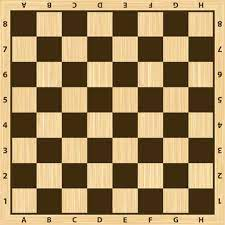
#> input picture CV/Week6/resources/lines.jpg, 225 x 225 px, found by its file name
$ python prog_Harris.py
#> lines starting #> are read from the running program, lines starting #| are printed output that depends on the picture
#> further down, img is the input picture: shape (225, 225, 3); mean B, G, R 95.7, 138.1, 164.2
#Harris corner Detection from scratch
import cv2
import numpy as np
import matplotlib.pyplot as plt

SOBEL_X = np.array((
    [-1, 0, 1],
    [-2, 0, 2],
    [-1, 0, 1]), dtype="int32")

# Sobel y-axis kernel
SOBEL_Y = np.array((
    [-1, -2, -1],
    [0, 0, 0],
    [1, 2, 1]), dtype="int32")

# Gaussian kernel
GAUSS = np.array((
    [1/16, 2/16, 1/16],
    [2/16, 4/16, 2/16],
    [1/16, 2/16, 1/16]), dtype="float64")

def convolve(img, kernel):
    if kernel.shape[0] % 2 != 1 or kernel.shape[1] % 2 != 1:
        raise ValueError("Only odd dimensions on filter supported")

    img_height = img.shape[0]
    img_width = img.shape[1]
    pad_height = kernel.shape[0] // 2
    pad_width = kernel.shape[1] // 2
    pad = ((pad_height, pad_height), (pad_height, pad_width))
    g = np.empty(img.shape, dtype=np.float64)
    img = np.pad(img, pad, mode='constant', constant_values=0)
    for i in np.arange(pad_height, img_height + pad_height):
        for j in np.arange(pad_width, img_width + pad_width):
            roi = img[i - pad_height:i + pad_height +
                                     1, j - pad_width:j + pad_width + 1]
            g[i - pad_height, j - pad_width] = (roi * kernel).sum()
    if (g.dtype == np.float64):
        kernel = kernel / 255.0
        kernel = (kernel * 255).astype(np.uint8)
    else:
        g = g + abs(np.amin(g))
        g = g / np.amax(g)
        g = (g * 255.0)
    return g

def harris(img, threshold=0.6):
#> called with threshold = 0.75
    img_cpy = img.copy() # copying image
    img1_gray = cv2.cvtColor(img, cv2.COLOR_BGR2GRAY) # grayscaling
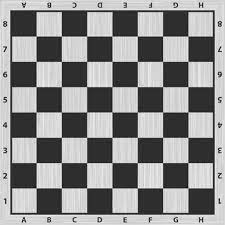
#> img1_gray: shape (225, 225); min 6, max 249, mean 141.1
    dx = convolve(img1_gray, SOBEL_X) # convolving with sobel filter on X-axis
    dy = convolve(img1_gray, SOBEL_Y) # convolving with sobel filter on Y-axis
#> after the loop in convolve (call 2), `for i in np.arange(pad_height, img_height + pad_height):`:
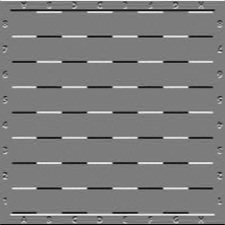
#> g: shape (225, 225) float64; min -894, max 934, mean 0.1; drawn with min black and max white
    dx2 = np.square(dx) #Square of Derivative
    dy2 = np.square(dy) #Square of Derivative
    dxdy = dx*dy  #cross filtering
    # gauss filter for all directions (x,y,cross axis)
    g_dx2 = convolve(dx2, GAUSS)
#> after the loop in convolve (call 3), `for i in np.arange(pad_height, img_height + pad_height):`:
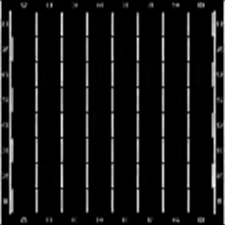
#> g: shape (225, 225) float64; min 0, max 453807.6, mean 38613.5; drawn with min black and max white
    g_dy2 = convolve(dy2, GAUSS)
#> in convolve (call 4), `img = np.pad(img, pad, mode='constant', constant_values=0)`:
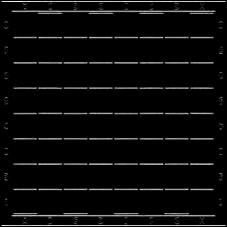
#> img: shape (227, 227) float64; min 0, max 872356, mean 38031.7; drawn with min black and max white
#> after the loop in convolve (call 4), `for i in np.arange(pad_height, img_height + pad_height):`:
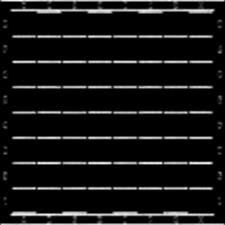
#> g: shape (225, 225) float64; min 0, max 426705.2, mean 37150.2; drawn with min black and max white
    g_dxdy = convolve(dxdy, GAUSS)
    # Harris Function
    harris = g_dx2*g_dy2 - np.square(g_dxdy) - 0.12*np.square(g_dx2 + g_dy2) # r(harris) = det - k*(trace**2)
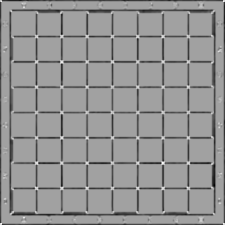
#> harris: shape (225, 225) float64; min -2.46e+10, max 1.42e+10, mean -2.04e+09; drawn with min black and max white
    # Normalizing
    cv2.normalize(harris, harris, 0, 1, cv2.NORM_MINMAX)

    # find all points above threshold (nonmax supression line)
    loc = np.where(harris >= threshold)
#> loc = 432 positions, rows 0 to 224, columns 0 to 224
    # drawing filtered points
    for pt in zip(*loc[::-1]):
        cv2.circle(img_cpy, pt, 3, (0, 0, 255), -1)
#> this loop made 432 passes
#> pt on passes 1 to 3: (0, 0), (1, 0), (223, 0)
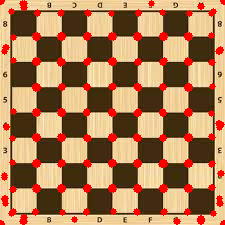
#> img_cpy: shape (225, 225, 3); mean B, G, R 86.9, 125.6, 172.5

    return img_cpy,g_dx2,g_dy2,dx,dy,loc

img = cv2.imread("resources\\lines.jpg")
cv2.imshow("Original",img)
corners,g_dx2,g_dy2,dx,dy,loc = harris(img,0.75)
#> loc = 432 positions, rows 0 to 224, columns 0 to 224
cv2.imshow("Corners",corners)

cv2.waitKey(0)
cv2.destroyAllWindows()
